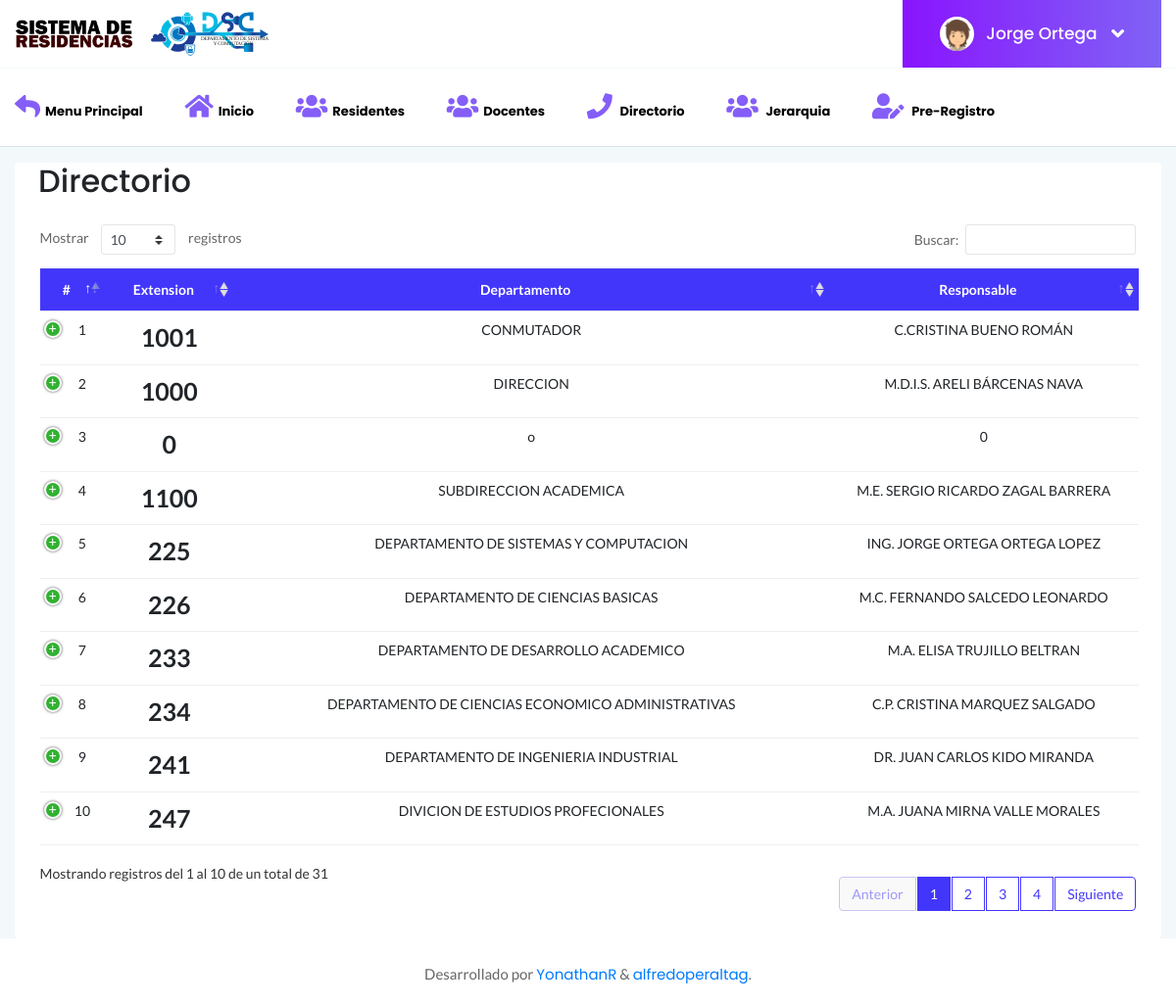
The page /SDR/Directorio (signed in) on the database its author committed.
### tables this page shows
CREATE TABLE IF NOT EXISTS `directorio` (
  `id` int(10) unsigned NOT NULL AUTO_INCREMENT,
  `noExt` varchar(10) NOT NULL,
  `depto` varchar(100) DEFAULT NULL,
  `responsable` varchar(100) DEFAULT NULL,
  PRIMARY KEY (`id`)
);

### SDR/modelos/conexion.php (called while the page is built)
<?php
class Conexion
{
	static public function conectar()
	{
		$link = new PDO("mysql:host=localhost;dbname=cat", "u297166837.dsc", "DscIti2021.");
		$link->exec("set names utf8");
		return $link;
	}
}

### SDR/modelos/directorio.modelo.php (called while the page is built, shortened)
<?php
require_once "conexion.php";
class ModeloDirectorio
{
    static public function MdlMostrarDirectorio($tabla, $item, $valor)
    {
        if ($item != null) {
            $stmt = Conexion::conectar()->prepare("SELECT * FROM $tabla WHERE $item < $valor");
            $stmt->execute();
            return $stmt->fetchAll();
        } else {
            $stmt = Conexion::conectar()->prepare("SELECT * FROM $tabla");
            $stmt->execute();
            return $stmt->fetchAll();
        }
    }
}

### SDR/controladores/plantilla.controlador.php (called while the page is built)
<?php
class ControladorPlantilla{
	public function ctrPlantilla(){
		include "vistas/plantilla.php";
	}
}

### SDR/index.php (called while the page is built, shortened)
<?php
require_once "controladores/plantilla.controlador.php";
require_once "controladores/directorio.controlador.php";
require_once "controladores/config.controlador.php";
require_once "controladores/inicio.controlador.php";
require_once "modelos/docentes.modelo.php";
require_once "modelos/directorio.modelo.php";
$plantilla = new ControladorPlantilla();
$plantilla->ctrPlantilla();

### SDR/controladores/directorio.controlador.php (the view, shortened to what this page needs)
<?php
class ControladorDirectorio
{
    public static function ctrMostrarDirectorio()
    {
        $tabla = "directorio";
        $item = null;
        $valor = "";
        $respuesta = ModeloDirectorio::MdlMostrarDirectorio($tabla, $item, $valor);
        foreach ($respuesta as $key => $value) {
                echo ' <tr class="table">
                            <td>' . $value["id"] . '</td>
                            <td><strong style="font-size: 25px;">' . $value["noExt"] . '</strong></td>
                            <td>' . $value["depto"] . '</td>
                            <td>' . $value["responsable"] . '</td>
                            <td>
                            <div class="btn-group">';
            echo ' </tr>';
        }
    }
}

### SDR/vistas/assets/css/styles.css (style rules this page uses)
.body-bg { background: #F3F8FB; }
table tr th, table tr td { border-top: 1px solid rgba(120, 130, 140, 0.13) !important; }

### rows shown on the page
directorio: id "1", noExt "1001", depto "CONMUTADOR", responsable "C.CRISTINA BUENO ROMÁN"
directorio: id "2", noExt "1000", depto "DIRECCION", responsable "M.D.I.S. ARELI BÁRCENAS NAVA"
directorio: id "3", noExt "0", depto "o", responsable "0"
directorio: id "4", noExt "1100", depto "SUBDIRECCION ACADEMICA", responsable "M.E. SERGIO RICARDO ZAGAL BARRERA"
directorio: id "5", noExt "225", depto "DEPARTAMENTO DE SISTEMAS Y COMPUTACION", responsable "ING. JORGE ORTEGA ORTEGA LOPEZ"
directorio: id "6", noExt "226", depto "DEPARTAMENTO DE CIENCIAS BASICAS", responsable "M.C. FERNANDO SALCEDO LEONARDO"
directorio: id "7", noExt "233", depto "DEPARTAMENTO DE DESARROLLO ACADEMICO", responsable "M.A. ELISA TRUJILLO BELTRAN"
directorio: id "8", noExt "234", depto "DEPARTAMENTO DE CIENCIAS ECONOMICO ADMINISTRATIVAS", responsable "C.P. CRISTINA MARQUEZ SALGADO"
directorio: id "9", noExt "241", depto "DEPARTAMENTO DE INGENIERIA INDUSTRIAL", responsable "DR. JUAN CARLOS KIDO MIRANDA"
directorio: id "10", noExt "247", depto "DIVICION DE ESTUDIOS PROFECIONALES", responsable "M.A. JUANA MIRNA VALLE MORALES"

### other values the page prints
$_SESSION['nombre'] "Jorge Ortega"
